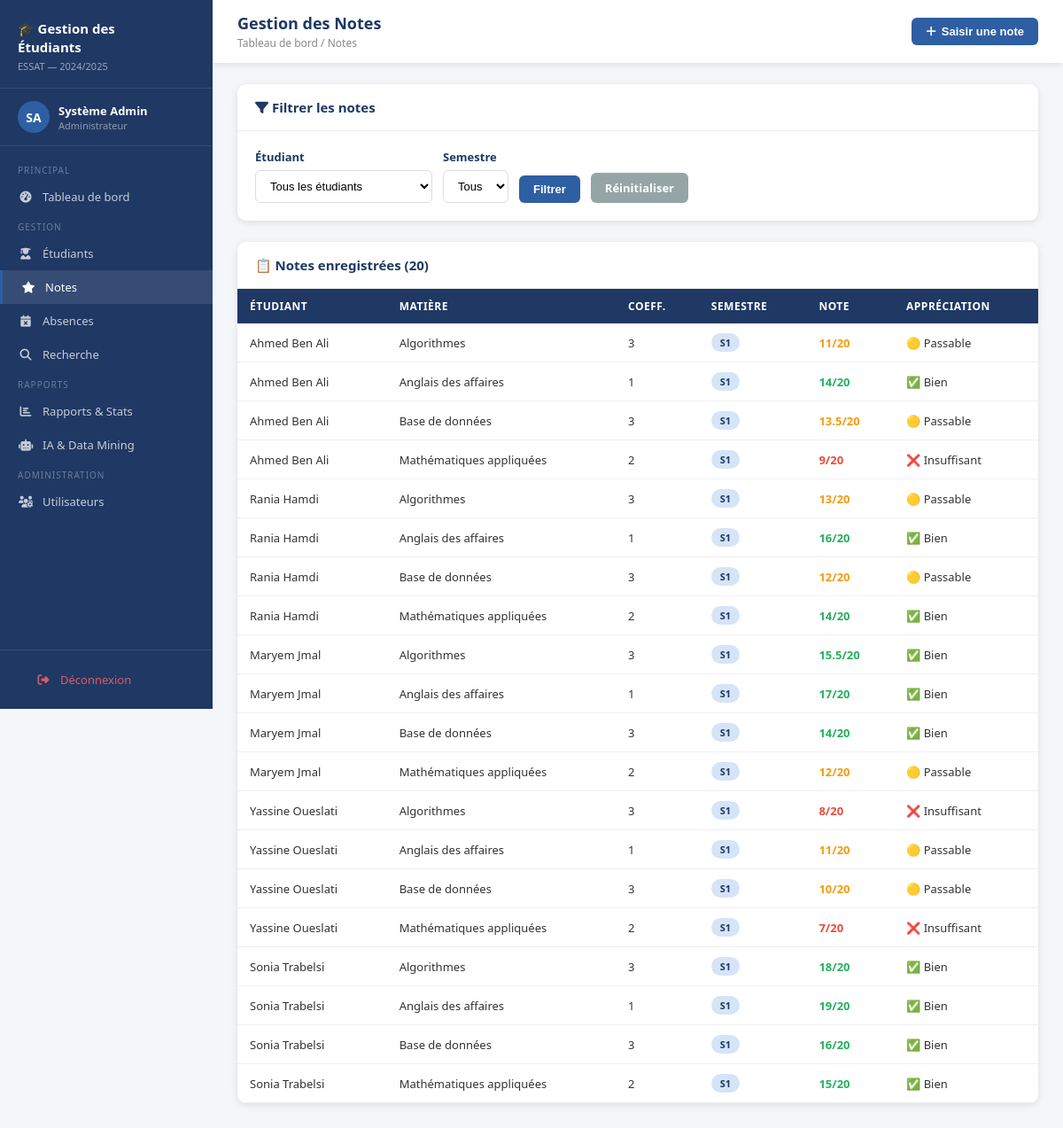
/notes.php (signed in), run on the app's committed database.
### tables this page shows
CREATE TABLE notes (
    id INT AUTO_INCREMENT PRIMARY KEY,
    etudiant_id INT NOT NULL,
    matiere_id INT NOT NULL,
    valeur FLOAT NOT NULL CHECK (valeur >= 0 AND valeur <= 20),
    semestre ENUM('S1','S2','S3','S4','S5','S6') NOT NULL,
    annee_universitaire VARCHAR(9) NOT NULL DEFAULT '2024/2025',
    enseignant_id INT,
    created_at TIMESTAMP DEFAULT CURRENT_TIMESTAMP,
    FOREIGN KEY (etudiant_id) REFERENCES etudiants(id) ON DELETE CASCADE,
    FOREIGN KEY (matiere_id) REFERENCES matieres(id) ON DELETE CASCADE,
    FOREIGN KEY (enseignant_id) REFERENCES utilisateurs(id) ON DELETE SET NULL,
    UNIQUE KEY unique_note (etudiant_id, matiere_id, semestre, annee_universitaire)
);

CREATE TABLE etudiants (
    id INT AUTO_INCREMENT PRIMARY KEY,
    numero_inscription VARCHAR(50) NOT NULL UNIQUE,
    nom VARCHAR(100) NOT NULL,
    prenom VARCHAR(100) NOT NULL,
    date_naissance DATE,
    email VARCHAR(150),
    telephone VARCHAR(20),
    adresse TEXT,
    filiere_id INT,
    niveau VARCHAR(20) NOT NULL DEFAULT 'L1',
    photo VARCHAR(255) DEFAULT NULL,
    created_at TIMESTAMP DEFAULT CURRENT_TIMESTAMP,
    FOREIGN KEY (filiere_id) REFERENCES filieres(id) ON DELETE SET NULL
);

CREATE TABLE matieres (
    id INT AUTO_INCREMENT PRIMARY KEY,
    nom VARCHAR(100) NOT NULL,
    coefficient FLOAT NOT NULL DEFAULT 1,
    filiere_id INT,
    semestre ENUM('S1','S2','S3','S4','S5','S6') NOT NULL DEFAULT 'S1',
    FOREIGN KEY (filiere_id) REFERENCES filieres(id) ON DELETE SET NULL
);

### notes.php (the view, shortened to what this page needs)
<?php
require_once '../includes/db.php';
$sql = "SELECT n.*, e.nom as e_nom, e.prenom as e_prenom, m.nom as m_nom, m.coefficient
        FROM notes n
        JOIN etudiants e ON e.id = n.etudiant_id
        JOIN matieres m ON m.id = n.matiere_id
        WHERE 1=1";
$params = [];
$sql .= " ORDER BY e.nom, e.prenom, m.nom";
$stmt = $pdo->prepare($sql);
$stmt->execute($params);
$notes = $stmt->fetchAll();
?>
<!DOCTYPE html>
<html lang="fr">
<head>
    <link rel="stylesheet" href="../css/style.css">
    <link rel="stylesheet" href="https://cdnjs.cloudflare.com/ajax/libs/font-awesome/6.4.0/css/all.min.css">
</head>
<body>
<?php require_once '../includes/sidebar.php'; ?>
<div class="main">
    <div class="topbar">
        <div><h1>Gestion des Notes</h1><div class="breadcrumb">Tableau de bord / Notes</div></div>
        <button class="btn btn-primary" onclick="toggleForm('form-note')"><i class="fas fa-plus"></i> Saisir une note</button>
    </div>
    <div class="content">
        <div class="card">
            <div class="card-header"><h3><i class="fas fa-filter"></i> Filtrer les notes</h3></div>
            <div class="card-body">
                <form method="GET" style="display:flex; gap:12px; align-items:flex-end; flex-wrap:wrap;">
                    <div class="form-group" style="margin:0; min-width:200px;">
                        <label>Étudiant</label>
                        <select name="etudiant" class="form-control">
                            <option value="">Tous les étudiants</option>
                        </select>
                    </div>
                    <div class="form-group" style="margin:0;">
                        <label>Semestre</label>
                        <select name="semestre" class="form-control">
                            <option value="">Tous</option>
                        </select>
                    </div>
                    <button type="submit" class="btn btn-primary">Filtrer</button>
                    <a href="notes.php" class="btn btn-secondary">Réinitialiser</a>
                </form>
            </div>
        </div>
        <div class="card">
            <div class="card-header"><h3>📋 Notes enregistrées (<?= count($notes) ?>)</h3></div>
            <div class="card-body" style="padding:0;">
                <div class="table-responsive">
                <table>
                    <thead><tr><th>Étudiant</th><th>Matière</th><th>Coeff.</th><th>Semestre</th><th>Note</th><th>Appréciation</th></tr></thead>
                    <tbody>
                    <?php if (empty($notes)): ?>
                        <tr><td colspan="6" style="text-align:center;padding:30px;color:#888;">Aucune note enregistrée.</td></tr>
                    <?php else: ?>
                        <?php foreach ($notes as $n): ?>
                        <tr>
                            <td><?= htmlspecialchars($n['e_prenom'] . ' ' . $n['e_nom']) ?></td>
                            <td><?= htmlspecialchars($n['m_nom']) ?></td>
                            <td><?= $n['coefficient'] ?></td>
                            <td><span class="badge badge-info"><?= $n['semestre'] ?></span></td>
                            <td><span class="<?= $n['valeur'] >= 14 ? 'note-high' : ($n['valeur'] >= 10 ? 'note-medium' : 'note-low') ?>"><?= $n['valeur'] ?>/20</span></td>
                            <td><?= $n['valeur'] >= 14 ? '✅ Bien' : ($n['valeur'] >= 10 ? '🟡 Passable' : '❌ Insuffisant') ?></td>
                        </tr>
                        <?php endforeach; ?>
                    <?php endif; ?>
                    </tbody>
                </table>
                </div>
            </div>
        </div>
    </div>
</div>
</body>
</html>

### style.css (style rules this page uses)
:root { --navy: #1F3864; --blue: #2E5FA3; --lblue: #D6E4F7; --green: #27ae60; --red: #e74c3c; --orange: #f39c12; --grey: #f4f6f9; --white: #ffffff; --text: #333333; --shadow: 0 2px 8px rgba(0,0,0,0.10); }
* { box-sizing: border-box; margin: 0; padding: 0; }
body { font-family: 'Segoe UI', Tahoma, Geneva, Verdana, sans-serif; background: var(--grey); color: var(--text); font-size: 14px; }
.main { margin-left: 240px; min-height: 100vh; display: flex; flex-direction: column; }
.topbar { background: var(--white); padding: 14px 28px; display: flex; align-items: center; justify-content: space-between; box-shadow: var(--shadow); position: sticky; top: 0; z-index: 50; }
.topbar h1 { font-size: 18px; font-weight: 700; color: var(--navy); }
.topbar .breadcrumb { font-size: 12px; color: #888; margin-top: 2px; }
.content { padding: 24px 28px; flex: 1; }
.card { background: var(--white); border-radius: 10px; box-shadow: var(--shadow); margin-bottom: 24px; overflow: hidden; }
.card-header { padding: 16px 20px; border-bottom: 1px solid #eee; display: flex; align-items: center; justify-content: space-between; background: var(--white); }
.card-header h3 { font-size: 15px; font-weight: 700; color: var(--navy); }
.card-body { padding: 20px; }
.table-responsive { overflow-x: auto; }
table { width: 100%; border-collapse: collapse; }
thead th { background: var(--navy); color: #fff; padding: 11px 14px; font-size: 12px; text-transform: uppercase; letter-spacing: 0.5px; text-align: left; }
tbody tr { border-bottom: 1px solid #f0f0f0; transition: background 0.15s; }
tbody td { padding: 11px 14px; font-size: 13px; }
.badge { display: inline-block; padding: 3px 10px; border-radius: 20px; font-size: 11px; font-weight: 600; }
.badge-info { background: var(--lblue); color: var(--navy); }
.btn { display: inline-flex; align-items: center; gap: 6px; padding: 8px 16px; border-radius: 6px; border: none; font-size: 13px; font-weight: 600; cursor: pointer; text-decoration: none; transition: all 0.2s; }
.btn-primary { background: var(--blue); color: #fff; }
.btn-secondary { background: #95a5a6; color: #fff; }
.form-group { margin-bottom: 16px; }
.form-group label { display: block; margin-bottom: 6px; font-weight: 600; font-size: 13px; color: var(--navy); }
.form-control { width: 100%; padding: 9px 12px; border: 1.5px solid #ddd; border-radius: 6px; font-size: 13px; transition: border 0.2s; background: #fff; }
.note-high { color: var(--green); font-weight: 700; }
.note-medium { color: var(--orange); font-weight: 700; }
.note-low { color: var(--red); font-weight: 700; }

### data on the page
notes: etudiant.nom "Ahmed Ben Ali", matiere.nom "Algorithmes", matiere.coefficient "3", semestre "S1", valeur "11", shows "🟡 Passable"
notes: etudiant.nom "Ahmed Ben Ali", matiere.nom "Anglais des affaires", matiere.coefficient "1", semestre "S1", valeur "14", shows "✅ Bien"
notes: etudiant.nom "Ahmed Ben Ali", matiere.nom "Base de données", matiere.coefficient "3", semestre "S1", valeur "13.5", shows "🟡 Passable"
notes: etudiant.nom "Ahmed Ben Ali", matiere.nom "Mathématiques appliquées", matiere.coefficient "2", semestre "S1", valeur "9", shows "❌ Insuffisant"
notes: etudiant.nom "Rania Hamdi", matiere.nom "Algorithmes", matiere.coefficient "3", semestre "S1", valeur "13", shows "🟡 Passable"
notes: etudiant.nom "Rania Hamdi", matiere.nom "Anglais des affaires", matiere.coefficient "1", semestre "S1", valeur "16", shows "✅ Bien"
notes: etudiant.nom "Rania Hamdi", matiere.nom "Base de données", matiere.coefficient "3", semestre "S1", valeur "12", shows "🟡 Passable"
notes: etudiant.nom "Rania Hamdi", matiere.nom "Mathématiques appliquées", matiere.coefficient "2", semestre "S1", valeur "14", shows "✅ Bien"
notes: etudiant.nom "Maryem Jmal", matiere.nom "Algorithmes", matiere.coefficient "3", semestre "S1", valeur "15.5", shows "✅ Bien"
notes: etudiant.nom "Maryem Jmal", matiere.nom "Anglais des affaires", matiere.coefficient "1", semestre "S1", valeur "17", shows "✅ Bien"
notes: etudiant.nom "Maryem Jmal", matiere.nom "Base de données", matiere.coefficient "3", semestre "S1", valeur "14", shows "✅ Bien"
notes: etudiant.nom "Maryem Jmal", matiere.nom "Mathématiques appliquées", matiere.coefficient "2", semestre "S1", valeur "12", shows "🟡 Passable"
notes: etudiant.nom "Yassine Oueslati", matiere.nom "Algorithmes", matiere.coefficient "3", semestre "S1", valeur "8", shows "❌ Insuffisant"
notes: etudiant.nom "Yassine Oueslati", matiere.nom "Anglais des affaires", matiere.coefficient "1", semestre "S1", valeur "11", shows "🟡 Passable"
notes: etudiant.nom "Yassine Oueslati", matiere.nom "Base de données", matiere.coefficient "3", semestre "S1", valeur "10", shows "🟡 Passable"
notes: etudiant.nom "Yassine Oueslati", matiere.nom "Mathématiques appliquées", matiere.coefficient "2", semestre "S1", valeur "7", shows "❌ Insuffisant"
notes: etudiant.nom "Sonia Trabelsi", matiere.nom "Algorithmes", matiere.coefficient "3", semestre "S1", valeur "18", shows "✅ Bien"
notes: etudiant.nom "Sonia Trabelsi", matiere.nom "Anglais des affaires", matiere.coefficient "1", semestre "S1", valeur "19", shows "✅ Bien"
notes: etudiant.nom "Sonia Trabelsi", matiere.nom "Base de données", matiere.coefficient "3", semestre "S1", valeur "16", shows "✅ Bien"
notes: etudiant.nom "Sonia Trabelsi", matiere.nom "Mathématiques appliquées", matiere.coefficient "2", semestre "S1", valeur "15", shows "✅ Bien"

### other printed values
$initiales "SA"
$u['prenom'] . ' ' . $u['nom'] "Système Admin"
count($notes) "20"
